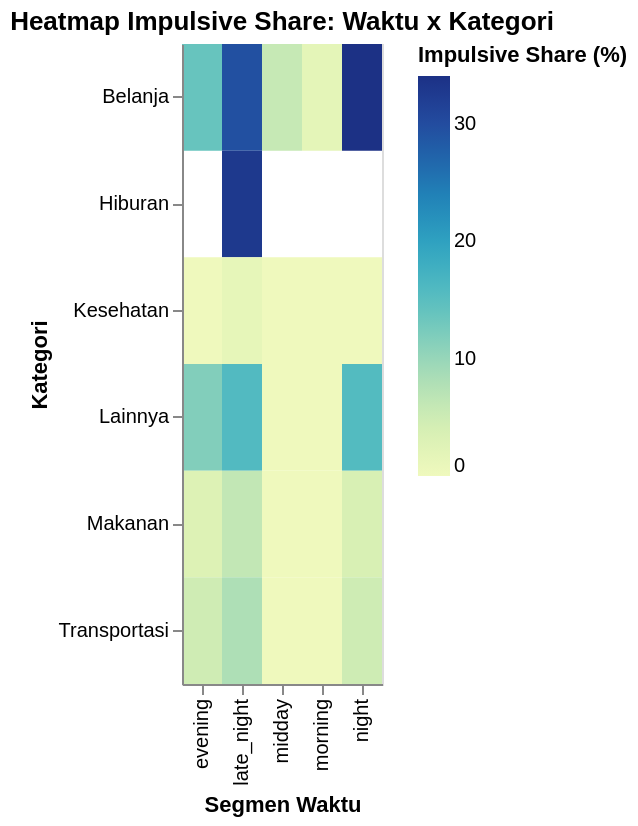

The code cell stored with this chart in its notebook:
### Markdown cell above
## 21. Visualisasi Segmentasi

### Code cell
segment_df = build_segment_summary(df_labeled)
plot_segment_heatmap(segment_df)

### Figure 1 — Vega-Lite specification as saved in the notebook (floating-point values rounded to 4 significant figures)
{"config": {"view": {"continuousWidth": 300, "continuousHeight": 300}}, "data": {"name": "data-08e04b24e9156b9b0e101264f1a60611"}, "mark": {"type": "rect"}, "encoding": {"color": {"field": "impulsive_share", "title": "Impulsive Share (%)", "type": "quantitative"}, "tooltip": [{"field": "time_segment", "type": "nominal"}, {"field": "category", "type": "nominal"}, {"field": "rows", "type": "quantitative"}, {"field": "impulsive_share", "format": ".2f", "type": "quantitative"}, {"field": "avg_score", "format": ".2f", "type": "quantitative"}], "x": {"field": "time_segment", "title": "Segmen Waktu", "type": "nominal"}, "y": {"field": "category", "title": "Kategori", "type": "nominal"}}, "height": 320, "title": "Heatmap Impulsive Share: Waktu x Kategori", "$schema": "https://vega.github.io/schema/vega-lite/v5.20.1.json", "datasets": {"data-08e04b24e9156b9b0e101264f1a60611": [{"time_segment": "evening", "category": "Belanja", "rows": 622, "impulsive_share": 13.83, "avg_score": 61.26}, {"time_segment": "evening", "category": "Kesehatan", "rows": 9, "impulsive_share": 0.0, "avg_score": 37.67}, {"time_segment": "evening", "category": "Lainnya", "rows": 120, "impulsive_share": 11.67, "avg_score": 51.41}, {"time_segment": "evening", "category": "Makanan", "rows": 132, "impulsive_share": 3.03, "avg_score": 46.43}, {"time_segment": "evening", "category": "Transportasi", "rows": 42, "impulsive_share": 4.762, "avg_score": 49.17}, {"time_segment": "late_night", "category": "Belanja", "rows": 359, "impulsive_share": 29.53, "avg_score": 68.66}, {"time_segment": "late_night", "category": "Hiburan", "rows": 143, "impulsive_share": 32.87, "avg_score": 70.83}, {"time_segment": "late_night", "category": "Kesehatan", "rows": 207, "impulsive_share": 1.449, "avg_score": 45.79}, {"time_segment": "late_night", "category": "Lainnya", "rows": 1353, "impulsive_share": 15.82, "avg_score": 64.22}, {"time_segment": "late_night", "category": "Makanan", "rows": 544, "impulsive_share": 6.25, "avg_score": 58.11}, {"time_segment": "late_night", "category": "Transportasi", "rows": 274, "impulsive_share": 8.029, "avg_score": 58.64}, {"time_segment": "midday", "category": "Belanja", "rows": 815, "impulsive_share": 5.767, "avg_score": 51.86}, {"time_segment": "midday", "category": "Kesehatan", "rows": 22, "impulsive_share": 0.0, "avg_score": 31.05}, {"time_segment": "midday", "category": "Lainnya", "rows": 126, "impulsive_share": 0.0, "avg_score": 45.41}, {"time_segment": "midday", "category": "Makanan", "rows": 95, "impulsive_share": 0.0, "avg_score": 35.2}, {"time_segment": "midday", "category": "Transportasi", "rows": 60, "impulsive_share": 0.0, "avg_score": 39.66}, {"time_segment": "morning", "category": "Belanja", "rows": 2315, "impulsive_share": 1.857, "avg_score": 49.14}, {"time_segment": "morning", "category": "Kesehatan", "rows": 13, "impulsive_share": 0.0, "avg_score": 26.79}, {"time_segment": "morning", "category": "Lainnya", "rows": 127, "impulsive_share": 0.0, "avg_score": 47.5}, {"time_segment": "morning", "category": "Makanan", "rows": 150, "impulsive_share": 0.0, "avg_score": 39.58}, {"time_segment": "morning", "category": "Transportasi", "rows": 35, "impulsive_share": 0.0, "avg_score": 41.09}, {"time_segment": "night", "category": "Belanja", "rows": 584, "impulsive_share": 34.08, "avg_score": 68.18}, {"time_segment": "night", "category": "Kesehatan", "rows": 21, "impulsive_share": 0.0, "avg_score": 41.7}, {"time_segment": "night", "category": "Lainnya", "rows": 134, "impulsive_share": 15.67, "avg_score": 58.73}, {"time_segment": "night", "category": "Makanan", "rows": 134, "impulsive_share": 3.731, "avg_score": 53.31}, {"time_segment": "night", "category": "Transportasi", "rows": 61, "impulsive_share": 4.918, "avg_score": 54.37}]}}
